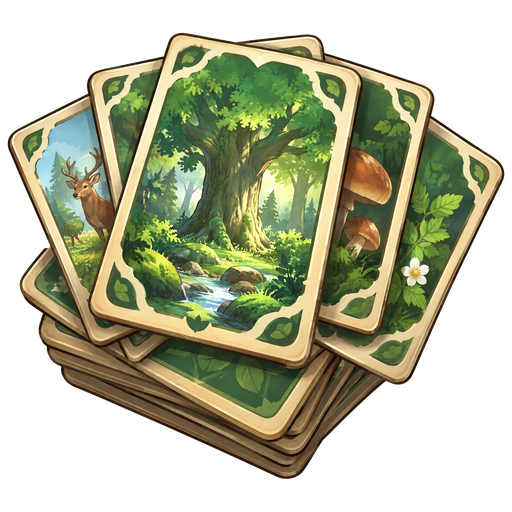
#> input picture src/DeskBox/Assets/Tree/forest-card-pack.png, 512 x 512 px; its folder holds only this picture in this run
$ python analyze-town-assets.py ../src/DeskBox/Assets/Tree/forest-card-pack.png --output out.png
#> lines starting #> are read from the running program, lines starting #| are printed output that depends on the picture; after the words box and inside, x2 and y2 are one past the last pixel; in counts of white or black regions, pixels touching at a corner belong together
"""批量分析共享小镇 PNG 素材。

输入可以是一个素材目录，也可以是单张 16 像素网格图集。分析器只生成
初始元数据，不修改原图，适合在导入后台前批量预审素材。

输出的 footprint/collision 是保守估计，建筑和屋顶类素材会标记为
needs_review，避免把视觉占地误当成真实碰撞。
"""
from __future__ import annotations

import argparse
import json
import math
from collections import deque
from pathlib import Path
from typing import Iterable

from PIL import Image


DEFAULT_TILE_SIZE = 16
DEFAULT_ALPHA_THRESHOLD = 8
MAX_COMPONENTS = 5000

_CATEGORY_RULES = (
    ("building", ("building", "house", "shed", "coop", "barn", "mill", "well", "屋", "房", "仓", "亭")),
    ("tree", ("tree", "wood", "bush", "fern", "flower", "flora", "plant", "树", "灌木", "花", "草")),
    ("fence", ("fence", "gate", "wall", "围栏", "栅栏", "门")),
    ("water", ("water", "river", "lake", "pond", "water" , "水", "河", "湖")),
    ("path", ("path", "road", "floor", "tile", "路", "地砖")),
    ("terrain", ("grass", "ground", "terrain", "soil", "地面", "草地", "土")),
    ("character", ("player", "npc", "villager", "character", "人物", "村民")),
)


def infer_category(name: str) -> str:
    lowered = name.casefold()
    for category, tokens in _CATEGORY_RULES:
        if any(token.casefold() in lowered for token in tokens):
            return category
    return "object"


def infer_sort_mode(category: str, name: str, width: int, height: int) -> tuple[str, str, list[str]]:
    lowered = name.casefold()
    warnings: list[str] = []
    if category in {"terrain", "water", "path"}:
        return "background", "normal", warnings
    if any(token in lowered for token in ("foreground", "front", "roof-edge", "canopy-front", "前景", "屋檐")):
        return "foreground", "foreground", warnings
    if category == "building" or height >= max(64, width * 1.5):
        warnings.append("建筑或高大素材建议确认前景遮挡方式")
    if category == "building" and width >= 64 and height >= 64:
        return "y_sort", "split", warnings
    return "y_sort", "normal", warnings


def alpha_bbox(image: Image.Image, threshold: int) -> tuple[int, int, int, int] | None:
    alpha = image.getchannel("A")
    if threshold <= 0:
        return alpha.getbbox()
    # Point transforms keep the scan in Pillow's C implementation and avoid
    # copying a full RGBA buffer for every asset.
    mask = alpha.point(lambda value: 255 if value >= threshold else 0)
    return mask.getbbox()


def normalized_contact(image: Image.Image, bbox: tuple[int, int, int, int], threshold: int) -> tuple[dict, dict]:
    left, top, right, bottom = bbox
    width = max(1, right - left)
    height = max(1, bottom - top)
    pixels = image.getchannel("A").load()
    cut = top + math.floor(height * 2 / 3)
    contact_left, contact_right = right, left
    contact_top, contact_bottom = bottom, top
    for y in range(max(top, cut), bottom):
        for x in range(left, right):
            if pixels[x, y] >= threshold:
                contact_left = min(contact_left, x)
                contact_right = max(contact_right, x + 1)
                contact_top = min(contact_top, y)
                contact_bottom = max(contact_bottom, y + 1)
    if contact_right <= contact_left:
        contact_left, contact_right, contact_top, contact_bottom = left, right, top, bottom
    collision = {
        "x": round((contact_left - left) / width, 4),
        "y": round((contact_top - top) / height, 4),
        "width": round((contact_right - contact_left) / width, 4),
        "height": round((contact_bottom - contact_top) / height, 4),
    }
    footprint = {
        "width": max(1, math.ceil((contact_right - contact_left) / DEFAULT_TILE_SIZE)),
        "height": max(1, math.ceil((contact_bottom - contact_top) / DEFAULT_TILE_SIZE)),
    }
    return footprint, collision


def analyze_image(path: Path, tile_size: int, threshold: int, region: tuple[int, int, int, int] | None = None, asset_id: str | None = None) -> dict | None:
    with Image.open(path) as source:
        image = source.convert("RGBA")
        if region is not None:
            x, y, width, height = region
            image = image.crop((x, y, x + width, y + height))
        bbox = alpha_bbox(image, threshold)
        if bbox is None:
            return None
        left, top, right, bottom = bbox
        width = right - left
        height = bottom - top
        category = infer_category(path.stem if asset_id is None else asset_id)
        sort_mode, occlusion_mode, warnings = infer_sort_mode(category, path.stem, width, height)
        footprint, collision = normalized_contact(image, bbox, threshold)
        contact_left = left + round(collision["x"] * width)
        contact_right = contact_left + round(collision["width"] * width)
        contact_bottom = top + round((collision["y"] + collision["height"]) * height)
        anchor = {
            "x": round(((contact_left + contact_right) / 2) / image.width, 4),
            "y": round(contact_bottom / image.height, 4),
        }
        # The helper uses the standard tile size for the collision estimate;
        # rescale here for callers analyzing a different tile grid.
        footprint["width"] = max(1, math.ceil((collision["width"] * width) / tile_size))
        footprint["height"] = max(1, math.ceil((collision["height"] * height) / tile_size))
        confidence = 0.92
        if occlusion_mode == "split":
            confidence = 0.72
        if category == "object" and width <= tile_size * 2 and height <= tile_size * 2:
            confidence = 0.98
        return {
            "id": asset_id or path.stem,
            "source": str(path),
            "region": {"x": region[0], "y": region[1], "width": region[2], "height": region[3]} if region else None,
            "image_size": {"width": image.width, "height": image.height},
            "alpha_bbox": {"x": left, "y": top, "width": width, "height": height},
            "anchor": anchor,
            "footprint": footprint,
            "collision": collision,
            "category": category,
            "sort_mode": sort_mode,
            "occlusion_mode": occlusion_mode,
            "confidence": confidence,
            "needs_review": bool(warnings),
            "warnings": warnings,
        }


def occupied_grid_cells(image: Image.Image, tile_size: int, threshold: int) -> set[tuple[int, int]]:
    alpha = image.getchannel("A")
    cells: set[tuple[int, int]] = set()
    for gy, y in enumerate(range(0, image.height, tile_size)):
        for gx, x in enumerate(range(0, image.width, tile_size)):
            box = alpha.crop((x, y, min(image.width, x + tile_size), min(image.height, y + tile_size)))
            if box.point(lambda value: 255 if value >= threshold else 0).getbbox() is not None:
                cells.add((gx, gy))
    return cells


def grid_components(path: Path, tile_size: int, threshold: int) -> Iterable[tuple[int, int, int, int]]:
    with Image.open(path) as source:
        image = source.convert("RGBA")
        source_width, source_height = image.width, image.height
        cells = occupied_grid_cells(image, tile_size, threshold)
    remaining = set(cells)
    components = 0
    regions: list[tuple[int, int, int, int]] = []
    while remaining and components < MAX_COMPONENTS:
        start = remaining.pop()
        queue = deque([start])
        group = [start]
        while queue:
            x, y = queue.popleft()
            for neighbor in ((x - 1, y), (x + 1, y), (x, y - 1), (x, y + 1)):
                if neighbor in remaining:
                    remaining.remove(neighbor)
                    queue.append(neighbor)
                    group.append(neighbor)
        min_x = min(x for x, _ in group)
        max_x = max(x for x, _ in group)
        min_y = min(y for _, y in group)
        max_y = max(y for _, y in group)
        components += 1
        left = min_x * tile_size
        top = min_y * tile_size
        right = min(source_width, (max_x + 1) * tile_size)
        bottom = min(source_height, (max_y + 1) * tile_size)
        regions.append((left, top, right - left, bottom - top))
    yield from sorted(regions, key=lambda region: (region[1], region[0]))


def input_files(value: Path) -> list[Path]:
    if value.is_file():
        return [value]
    return sorted(path for path in value.rglob("*") if path.is_file() and path.suffix.casefold() == ".png")


def main() -> None:
    parser = argparse.ArgumentParser(description=__doc__)
    parser.add_argument("input", type=Path, help="素材 PNG 或包含 PNG 的目录")
    parser.add_argument("-o", "--output", type=Path, required=True, help="分析结果 JSON")
    parser.add_argument("--tile-size", type=int, default=DEFAULT_TILE_SIZE)
    parser.add_argument("--alpha-threshold", type=int, default=DEFAULT_ALPHA_THRESHOLD)
    parser.add_argument("--grid-sheet", action="store_true", help="把每张 PNG 当成 16 像素网格图集，合并相邻非空网格")
    args = parser.parse_args()
    if args.tile_size < 1 or args.alpha_threshold < 0 or args.alpha_threshold > 255:
        parser.error("tile-size 和 alpha-threshold 参数无效")
    assets: list[dict] = []
    skipped: list[str] = []
    for path in input_files(args.input):
        if not args.grid_sheet:
            result = analyze_image(path, args.tile_size, args.alpha_threshold)
#> in analyze_image, source is the input picture: PIL image 512x512 RGBA; mean R, G, B, A 75.8, 77.9, 51.7, 147.2
#> in alpha_bbox, `alpha = image.getchannel("A")`:
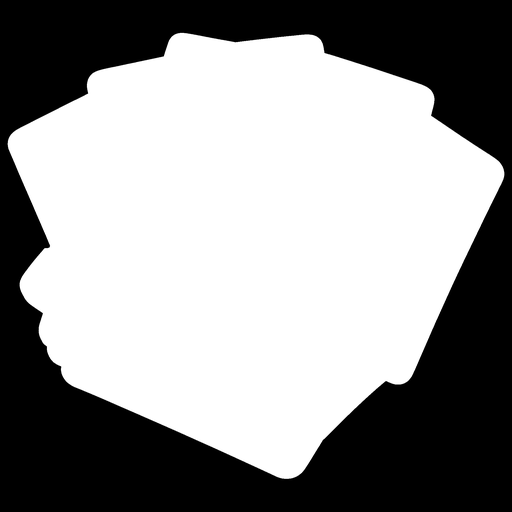
#> alpha: PIL image 512x512 L; min 0, max 255, mean 147.2
#> in alpha_bbox, `mask = alpha.point(lambda value: 255 if value >= threshold else 0)`:
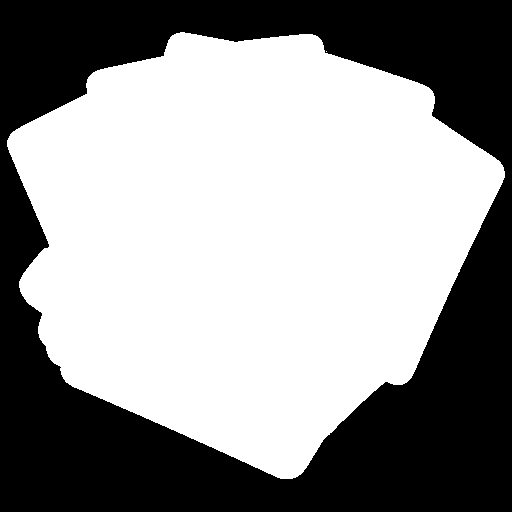
#> mask: PIL image 512x512 L; 58% white; 1 black region, box (x1, y1, x2, y2) and area: (0, 0, 512, 512) 110013
#> in analyze_image, `bbox = alpha_bbox(image, threshold)`: bbox = (7, 32, 505, 479)
#> in analyze_image, `left, top, right, bottom = bbox`: left = 7; top = 32; right = 505; bottom = 479
#> in analyze_image, `width = right - left`: width = 498
#> in analyze_image, `height = bottom - top`: height = 447
#> in analyze_image, `sort_mode, occlusion_mode, warnings = infer_sort_mode(category, path.s..`: sort_mode = 'y_sort'; occlusion_mode = 'normal'; warnings = []
#> in normalized_contact, `left, top, right, bottom = bbox`: left = 7; top = 32; right = 505; bottom = 479
#> in normalized_contact, `width = max(1, right - left)`: width = 498
#> in normalized_contact, `height = max(1, bottom - top)`: height = 447
#> in normalized_contact, `cut = top + math.floor(height * 2 / 3)`: cut = 330
#> in normalized_contact, `contact_left, contact_right = right, left`: contact_left = 505; contact_right = 7
#> in normalized_contact, `contact_top, contact_bottom = bottom, top`: contact_top = 479; contact_bottom = 32
#> in normalized_contact, `collision = { "x": round((contact_left - left) / width, 4), "y": round..`: collision = {'x': 0.0622, 'y': 0.667, 'width': 0.793, 'height': 0.333}
#> in normalized_contact, `footprint = { "width": max(1, math.ceil((contact_right - contact_left)..`: footprint = {'width': 25, 'height': 10}
#> in analyze_image, `contact_left = left + round(collision["x"] * width)`: contact_left = 38
#> in analyze_image, `contact_right = contact_left + round(collision["width"] * width)`: contact_right = 433
#> in analyze_image, `contact_bottom = top + round((collision["y"] + collision["height"]) * ..`: contact_bottom = 479
#> in analyze_image, `anchor = { "x": round(((contact_left + contact_right) / 2) / image.wid..`: anchor = {'x': 0.46, 'y': 0.935}
#> result = 14 items
            if result is None:
                skipped.append(str(path))
            else:
                assets.append(result)
            continue
        for index, region in enumerate(grid_components(path, args.tile_size, args.alpha_threshold), start=1):
            result = analyze_image(path, args.tile_size, args.alpha_threshold, region, f"{path.stem}-{index:04d}")
            if result is not None:
                assets.append(result)
    document = {
        "schema_version": 1,
        "tile_size": args.tile_size,
        "alpha_threshold": args.alpha_threshold,
        "source": str(args.input),
        "assets": assets,
        "skipped": skipped,
        "summary": {
            "asset_count": len(assets),
            "needs_review": sum(1 for asset in assets if asset["needs_review"]),
            "sort_modes": {mode: sum(1 for asset in assets if asset["sort_mode"] == mode) for mode in ("y_sort", "background", "foreground")},
        },
    }
    args.output.parent.mkdir(parents=True, exist_ok=True)
    args.output.write_text(json.dumps(document, ensure_ascii=False, indent=2) + "\n", encoding="utf-8")
    print(json.dumps(document["summary"], ensure_ascii=False))
#| {"asset_count": 1, "needs_review": 0, "sort_modes": {"y_sort": 1, "background": 0, "foreground": 0}}


if __name__ == "__main__":
    main()
